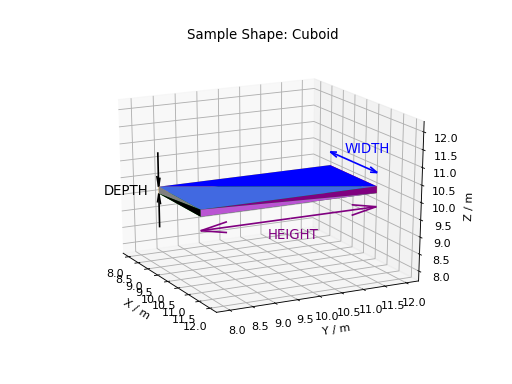

Here is the Python script that generated this plot:
# import mantid algorithms, numpy and matplotlib
from mantid.simpleapi import *
import matplotlib.pyplot as plt
import numpy as np
from mpl_toolkits.mplot3d.art3d import Poly3DCollection

cuboid = " \
<cuboid id='some-cuboid'> \
  <width val='2.0' />  \
  <height val='4.0'  /> \
  <depth  val='0.2' />  \
  <centre x='10.0' y='10.0' z='10.0'  />  \
</cuboid>  \
<algebra val='some-cuboid' /> \
"

ws = CreateSampleWorkspace()
SetSample(ws, Geometry={'Shape': 'CSG', 'Value': cuboid})
sample = ws.sample()
shape = sample.getShape()
mesh = shape.getMesh()
facecolors = ['purple','mediumorchid','royalblue','b','red','firebrick','green', 'darkgreen','grey','black', 'gold', 'orange']
mesh_polygon = Poly3DCollection(mesh, facecolors=facecolors)

fig, axes = plt.subplots(subplot_kw={'projection':'mantid3d'})
axes.add_collection3d(mesh_polygon)

axes.set_title('Sample Shape: Cuboid')
axes.set_xlabel('X / m')
axes.set_ylabel('Y / m')
axes.set_zlabel('Z / m')

axes.set_mesh_axes_equal(mesh)
axes.view_init(elev=20, azim=-27)

def arrow(ax, vector, origin = None, factor = None, color = 'r',linestyle = '-'):
    if origin == None:
        origin = (ax.get_xlim3d()[1],ax.get_ylim3d()[1],ax.get_zlim3d()[1])
    ax.quiver(
         origin[0], origin[1], origin[2],
         vector[0], vector[1], vector[2],
         color = color,
         linestyle = linestyle
    )

origins = [[11,10,9.5],[9,8,11.1],[10,12,10.5]]
colors = ['purple','black','b']
vectors = [[0,2,0],[0,0,-1],[1,0,0]]
for i in range(3):
    vector, origin = vectors[i], origins[i]
    arrow(axes, vector=vector, origin=origin, color =colors[i])
    if i == 1:
        origin[2] = 8.9
    arrow(axes, vector=np.multiply(vector,-1), origin=origin, color =colors[i])

axes.text(8,7.2,9.65, "DEPTH", color='black', fontsize=12)
axes.text(10.5,11.5,11, "WIDTH", color='b', fontsize=12)
axes.text(11,9.5,9, "HEIGHT", color='purple', fontsize=12)

plt.show()
